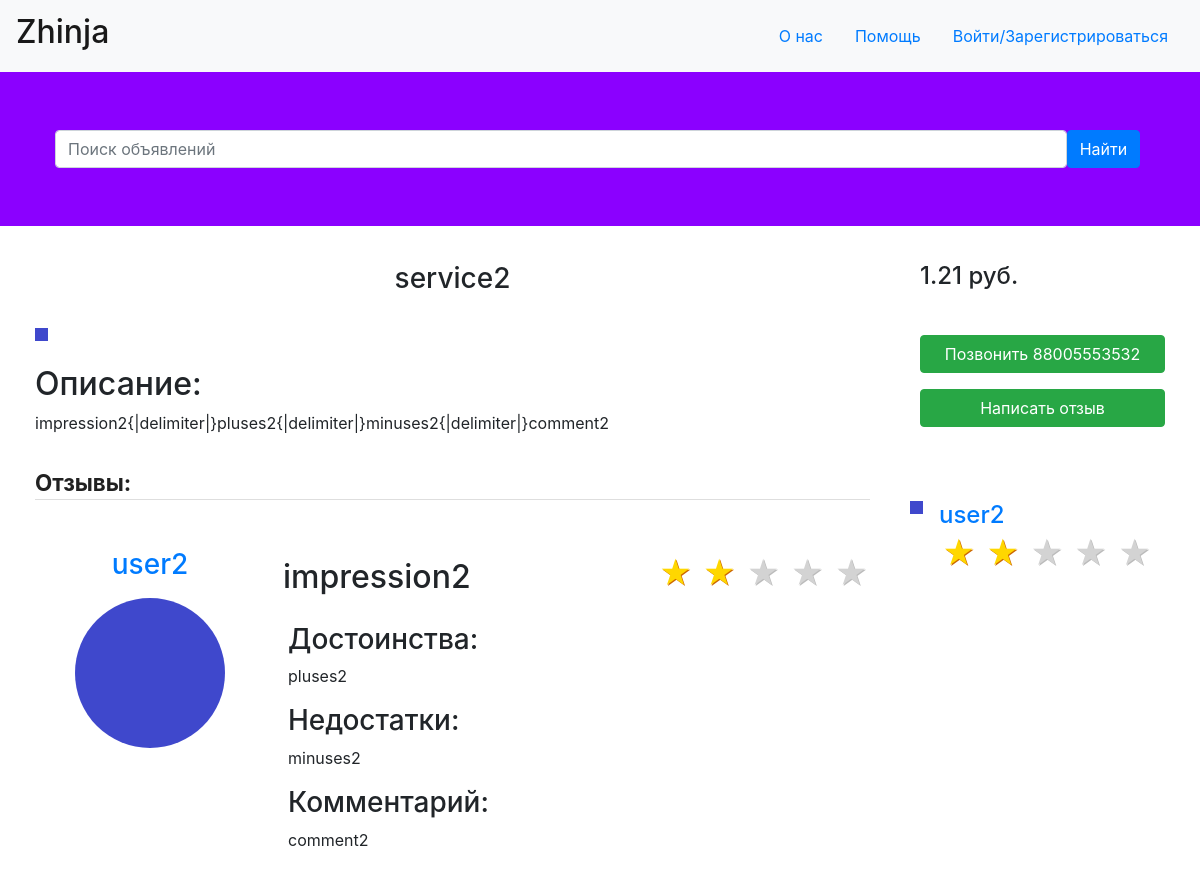
Screenshot of /service/2 with the database file from the repository.
### tables this page shows
CREATE TABLE "service"
(
	id integer not null
		constraint service_pk
			primary key autoincrement,
	user_id integer not null
		references user,
	name text not null,
	description_id integer not null
		references description,
	price real not null
);

CREATE TABLE "description"
(
	id integer default 0 not null
		constraint description_pk
			primary key autoincrement,
	description text not null,
	images_id integer
		references images (out_id)
);

CREATE TABLE "user"
(
	id integer not null
		constraint user_pk
			primary key autoincrement,
	status_id integer default 1 not null
		references status,
	phone text not null,
	password text not null,
	name text not null,
	image_id integer
		constraint user_images_id_fk
			references images
);

### routes.py (the view)
@application.route('/service/<int:service_id>', methods=["GET", "POST"])
def service(service_id: int):
    if request.method == "POST" and request.form.get("tel") and request.form.get("password"):
        user = sessions["main_database"].query(User) \
            .filter(User.phone == request.form.get("tel"), User.password == request.form.get("password")).first()
        if user:
            cookie["id"] = user.id
            return redirect(f'/profile/{user.id}')
    session = sessions["main_database"]
    searched = request.form.get("search_label")
    if searched:
        return redirect('/')
    service = session.query(Service) \
        .filter(Service.id == service_id).first()
    service_author = session.query(User) \
        .filter(User.id == service.user_id).first()
    service_author_image = session.query(Images) \
        .filter(Images.out_id == service_author.image_id).first()
    service_description = session.query(Description) \
        .filter(Description.id == service.description_id).first()
    service_description_images = session.query(Images) \
        .filter(Images.out_id == service_description.images_id).all()
    service_comments = session.query(Comment, Description) \
        .filter((Comment.service_id == service.id), (Description.id == Comment.description_id)).all()
    data = {
        "registered": False,
        "service": {
            "author": {
                "id": service_author.id,
                "name": service_author.name,
                "image": str(buffer_image(service_author_image.id, service_author_image.image)) + ".png",
                "phone": service_author.phone,
                "average_rating": 0
            },
            "id": service.id,
            "name": service.name,
            "price": service.price,
            "description": {
                "images": [str(buffer_image(image.id, image.image)) + ".png" for image in service_description_images],
                "description": {
                    "comment": service_description.description
                },
            },
            "comments": []
        }
    }
    average_rating = 0
    for comment, description in service_comments:
        author = session.query(User).filter(User.id == comment.user_id).first()
        author_image = session.query(Images).filter(Images.out_id == author.image_id).first()
        data["service"]["comments"].append({
            "id": comment.id,
            "author": {
                "id": author.id,
                "name": author.name,
                "image": str(buffer_image(author_image.id, author_image.image)) + ".png"
            },
            "description": {
                "images": [str(buffer_image(image.id, image.image)) + ".png" for image in
                           session.query(Images).filter(Images.id == description.images_id).all()],
                "description": {
                    "impression": description.description.split(delimiter)[0],
                    "pluses": description.description.split(delimiter)[1],
                    "minuses": description.description.split(delimiter)[2],
                    "comment": description.description.split(delimiter)[3]
                }
            },
            "rating": comment.rating
        })
        average_rating += comment.rating
    data["service"]["author"]["average_rating"] = average_rating / (
        len(data["service"]["comments"]) if len(data["service"]["comments"]) else 1)
    return render_template("service.html", data=data)

### declarations.py (called while the page is built)
def bytes_to_image(bytearr: bytes) -> Image:
    return Image.open(BytesIO(bytearr))

def buffer_image(id: int, bytearr: bytes) -> int:
    image = bytes_to_image(bytearr)
    image.save(f"static/images/{id}.png")
    return id

### templates/service.html (shortened to what this page needs)
<html lang="en">
  <head>
    <link rel="stylesheet" href="https://stackpath.bootstrapcdn.com/bootstrap/4.2.1/css/bootstrap.min.css">
    <link rel="stylesheet" href="https://maxcdn.bootstrapcdn.com/bootstrap/4.1.0/css/bootstrap.min.css">
      <link rel="stylesheet" type="text/css" href="{{url_for('static', filename='css/main.css') }}">
  </head>
  <body>
<header>
        <nav class="navbar navbar-light bg-light">
        <a class="navbar-brand" href="/"><h2>Zhinja</h2></a>
             <ul class="nav justify-content-right">
                <li class="nav-item">
                    <a class="nav-link" href="#From_us" data-toggle="modal">О нас</a>
                </li>
                <li class="nav-item">
                    <a class="nav-link" href="#Help" data-toggle="modal">Помощь</a>
                </li>
                {%if data["registred"]%}
                    <li class="nav-item">
                        <div class="container">
                            <div class="col-1-5">
                                <a href="profile"><img src={{url_for('static', filename='images/' + data["user"]["image"])}} class="rounded-circle z-depth-0" alt="avatar image" height="50" width="50" border-radius="50%"></a>
                            </div>
                        </div>
                    </li>
                {%else%}
                    <li class="nav-item">
                        <a class="nav-link" href="#Reg" data-toggle="modal">Войти/Зарегистрироваться</a>
                    </li>
                {%endif%}
            </ul>
        </nav>
    </header>
    <form class="headf" method="post">
        <div class="container">
            <div class="form-group">
            <div class="row-hea">
                <div class="col-1-3">
                    <div class="row">
                        <div class="col-11" style="padding-right: 0">
                            <div class="input-group">
                                <input type="search" class="form-control rounded my-5" placeholder="Поиск объявлений"
                                       aria-label="Search"
                                       aria-describedby="search-addon" name="search_label"/>
                            </div>
                        </div>
                        <div class="col-1" style="padding-left: 0">
                            <button type="submit" class="btn btn-primary my-5">Найти</button>
                        </div>
                    </div>
                </div>
            </div>
        </div>
        </div>
    </form>
    <div class="container-fluid" style="max-width: 1600px">
        <div class="row">
            <div class="col-md-9">
                <div class="row">
                    <div class="col-md-12">
                        <h3 class="text-center">
                            {{ data["service"]["name"] }}
                        </h3>
                    </div>
                </div>
                <div class="row my-1">
                    <div class="col-md-12">
                        <div class="carousel slide" id="serviceImages" data-ride="carousel">
                            <div class="carousel-inner">
                                {% for image in data['service']['description']['images'] %}
                                    <div class="carousel-item active">
                                        <img class="d-block" alt="image" src="{{ url_for('static', filename='images/' + image) }}" />
                                    </div>
                                {% endfor %}
                            </div>
                                <a class="carousel-control-prev" href="#serviceImages" data-slide="prev">
                                    <span class="carousel-control-prev-icon"></span>
                                  </a>
                                  <a class="carousel-control-next" href="#serviceImages" data-slide="next">
                                    <span class="carousel-control-next-icon"></span>
                                  </a>
                        </div>
                    </div>
                </div>
                <div class="row">
                    <div class="col-md-12">
                        <dl>
                            <dt>
                                <h2>
                                    Описание:
                                </h2>
                            </dt>
                            <dd>
                                {{ data["service"]["description"]["description"]["comment"] }}
                            </dd>
                        </dl>
                    </div>
                </div>
                <div class="row">
                    <div class="col-md-12">
                        <div class="comments">
                            <h2 class="title-comments">
                                Отзывы:
                            </h2>
                            <ul class="media-list">
                                {% for comment in data["service"]["comments"]%}
                                    <li class="media mt-5">
                                        <div class="media-left text-center">
                                            <a href='/profile/{{ comment["author"]["id"] }}'>
                                                <div class="author" style="max-width: 150px">
                                                    <h3>{{ comment["author"]["name"] }}</h3>
                                                </div>
                                                <img class="media-object rounded-circle z-depth-0 my-2" alt="avatar image" height="150" width="150" src="{{ url_for('static', filename='images/' + comment['author']['image']) }}">
                                            </a>
                                        </div>
                                        <div class="media-body ml-5 mr-5">
                                            <div class="media-left">
                                                <div class="row">
                                                    <div class="col-8">
                                                        <h2>{{ comment["description"]["description"]["impression"] }}</h2>
                                                    </div>
                                                    <div class="col-4">
                                                        <div class="rating-result">
                                                            {% for star in range(1, 6) %}
                                                                {% if star <= comment["rating"] %}
                                                                    <span class="active"></span>
                                                                {% else %}
                                                                    <span></span>
                                                                {% endif %}
                                                            {% endfor %}
                                                        </div>
                                                    </div>
                                                </div>
                                            </div>
                                            <div class="media-text col-12 text-justify">
                                                <h3 class="my-2">
                                                    Достоинства:
                                                </h3>
                                                <p>
                                                    {{ comment["description"]["description"]["pluses"] }}
                                                </p>
                                                <h3 class="my-2">
                                                    Недостатки:
                                                </h3>
                                                <p>
                                                    {{ comment["description"]["description"]["minuses"] }}
                                                </p>
                                                <h3 class="my-2">
                                                    Комментарий:
                                                </h3>
                                                <p>
                                                    {{ comment["description"]["description"]["comment"] }}
                                                </p>
                                            </div>
                                        </div>
                                    </li>
                                {% endfor %}
                            </ul>
                        </div>
                    </div>
                </div>
            </div>
            <div class="col-md-3">
                <div class="row">
                    <div class="col-md-12">
                        <h4>
                            {{ data["service"]["price"] }} руб.
                        </h4>
                    </div>
                </div>
                <div class="row my-3">
                    <div class="col-md-12">
                        <a href='tel: {{ data["service"]["author"]["phone"] }}'>
                            <button type="button" class="btn btn-success btn-block">
                                Позвонить {{ data["service"]["author"]["phone"] }}
                            </button>
                        </a>
                        <a href='/create_comment/{{ data["service"]["id"] }}'>
                           <button type="button" class="btn btn-success btn-block my-3">
                               Написать отзыв
                           </button>
                        </a>
                    </div>
                </div>
                <div class="media my-5" id="seller">
                    <img class="mr-3" alt="seller image" src="{{ url_for('static', filename='images/' + data['service']['author']['image']) }}" />
                    <div class="media-body">
                        <a class="mt-0" role="link" href='/profile/{{ data["service"]["author"]["id"] }}'>
                            <h4>
                                {{ data["service"]["author"]["name"] }}
                            </h4>
                        </a>
                        <div class="rating-result">
                            {% for star in range(1, 6) %}
                                {% if star <= data["service"]["author"]["average_rating"] %}
                                    <span class="active"></span>
                                {% else %}
                                    <span></span>
                                {% endif %}
                            {% endfor %}
                        </div>
                    </div>
                </div>
            </div>
        </div>
    </div>
  </body>
</html>

### static/css/main.css (style rules this page uses)
.media-text { margin-bottom: 0.25rem; }
.title-comments { font-size: 1.4rem; font-weight: bold; line-height: 1.5rem; color: rgba(0, 0, 0, .87); margin-bottom: 1rem; padding-bottom: .25rem; border-bottom: 1px solid rgba(34, 36, 38, .15); }
.rating-result { width: 265px; margin: 0 auto; }
.rating-result span { padding: 0; font-size: 32px; margin: 0 3px; line-height: 1; color: lightgrey; text-shadow: 1px 1px #bbb; }
.rating-result > span:before { content: '★'; }
.rating-result > span.active { color: gold; text-shadow: 1px 1px #c60; }
.headf { background: #8b00ff; }
.row { padding: 10px; }
.rating-result { width: 265px; }
.rating-result span { padding: 0; font-size: 32px; line-height: 1; color: lightgrey; text-shadow: 1px 1px #bbb; }

### rows the page displays
service: service.name "service2", service.price "1.21"
description: service.description.description.comment "impression2{|delimiter|}pluses2{|delimiter|}minuses2{|delimiter|}comment2"
user: author.name "user2", service.author.phone "88005553532", service.author.name "user2"

### other values shown
{{ comment["description"]["description"]["impression"] }} "impression2"
{{ comment["description"]["description"]["pluses"] }} "pluses2"
{{ comment["description"]["description"]["minuses"] }} "minuses2"
{{ comment["description"]["description"]["comment"] }} "comment2"
